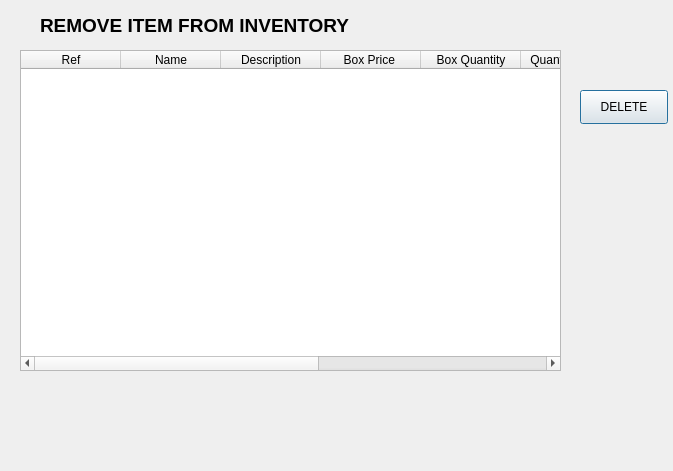
<?xml version="1.0" encoding="UTF-8"?>
<ui version="4.0">
 <class>Dialog</class>
 <widget class="QDialog" name="Dialog">
  <property name="geometry">
   <rect>
    <x>0</x>
    <y>0</y>
    <width>673</width>
    <height>471</height>
   </rect>
  </property>
  <property name="windowTitle">
   <string>Dialog</string>
  </property>
  <widget class="QPushButton" name="pushButton">
   <property name="geometry">
    <rect>
     <x>580</x>
     <y>90</y>
     <width>88</width>
     <height>34</height>
    </rect>
   </property>
   <property name="text">
    <string>DELETE</string>
   </property>
  </widget>
  <widget class="QLabel" name="label">
   <property name="geometry">
    <rect>
     <x>40</x>
     <y>0</y>
     <width>351</width>
     <height>51</height>
    </rect>
   </property>
   <property name="font">
    <font>
     <pointsize>14</pointsize>
     <weight>75</weight>
     <bold>true</bold>
    </font>
   </property>
   <property name="text">
    <string>REMOVE ITEM FROM INVENTORY</string>
   </property>
  </widget>
  <widget class="QTableWidget" name="tableWidget">
   <property name="geometry">
    <rect>
     <x>20</x>
     <y>50</y>
     <width>541</width>
     <height>321</height>
    </rect>
   </property>
   <property name="showGrid">
    <bool>false</bool>
   </property>
   <column>
    <property name="text">
     <string>Ref</string>
    </property>
   </column>
   <column>
    <property name="text">
     <string>Name</string>
    </property>
   </column>
   <column>
    <property name="text">
     <string>Description</string>
    </property>
   </column>
   <column>
    <property name="text">
     <string>Box Price </string>
    </property>
   </column>
   <column>
    <property name="text">
     <string>Box Quantity</string>
    </property>
   </column>
   <column>
    <property name="text">
     <string>Quantity in Box</string>
    </property>
   </column>
   <column>
    <property name="text">
     <string>New Column</string>
    </property>
   </column>
   <column>
    <property name="text">
     <string>New Column</string>
    </property>
   </column>
   <column>
    <property name="text">
     <string>Date Added</string>
    </property>
   </column>
  </widget>
 </widget>
 <resources/>
 <connections/>
</ui>
